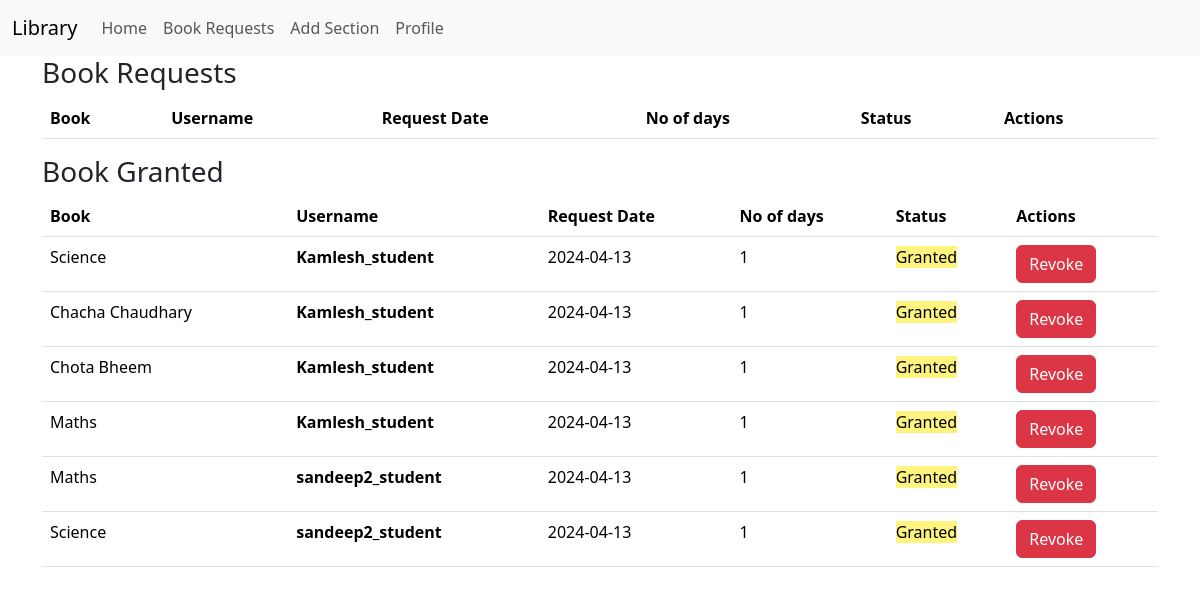
The app's page /see_requests (signed in) with its own data.
### models.py (models this page shows)
class BookRequest(db.Model):
    id = db.Column(db.Integer, primary_key=True)#
    user_id = db.Column(db.Integer, db.ForeignKey('user.id'), nullable=False)#
    book_id = db.Column(db.Integer, db.ForeignKey('book.id'), nullable=False)#
    request_date = db.Column(db.DateTime,default=datetime.utcnow)#
    requested_day=db.Column(db.Integer)#
    status=db.Column(db.String(30),default='Pending')#
    issued_date = db.Column(db.DateTime)
    return_date = db.Column(db.DateTime) # no need
    access_expiry = db.Column(db.DateTime)
    user = db.relationship('User', backref='bookrequest', lazy=True)

class Book(db.Model):
    id = db.Column(db.Integer, primary_key=True)#
    name = db.Column(db.String(64), nullable=False)#
    content = db.Column(db.Text)#
    authors = db.Column(db.String(255))#
    book_upload_date = db.Column(db.Date,default=datetime.utcnow)#
    book_rating = db.Column(db.Float)
    section_id = db.Column(db.Integer, db.ForeignKey('section.id'), nullable=False)#
    bookrequest = db.relationship('BookRequest', backref='book', lazy=True, cascade='all, delete-orphan')#
    feedback_records = db.relationship('Feedback', backref='', lazy=True, cascade='all, delete-orphan')

class User(db.Model):
    id = db.Column(db.Integer, primary_key=True)#
    username = db.Column(db.String(32), unique=True, nullable=False)#
    passhash = db.Column(db.String(256), nullable=False)#
    name = db.Column(db.String(64), nullable=False)#
    is_librarian = db.Column(db.Boolean, nullable=False, default=False)#

### routes.py (the view)
@app.route('/see_requests')
@librarian_required
def see_requests():
    requests = BookRequest.query.all()
    user_id = session.get('user_id')
    user = User.query.get(user_id)
    return render_template('see_req.html', requests=requests ,user = user)

### routes.py (called while the page is built)
def librarian_required(func):
    @wraps(func)
    def inner(*args, **kwargs):
        if 'user_id' not in session:
            flash('Please login to continue')
            return redirect(url_for('login'))
        user = User.query.get(session['user_id'])
        if not user.is_librarian:
            flash('You are not authorized to access this page')
            return redirect(url_for('index'))
        return func(*args, **kwargs)
    return inner

### templates/see_req.html (shortened to what this page needs)
{% extends 'layout.html' %}
{% block content %}
<h3>Book Requests</h3>
<table class="table">
    <thead>
        <tr>
            <th>Book</th>
            <th>Username</th>
            <th>Request Date</th>
            <th>No of days</th>
            <th>Status</th>
            <th>Actions</th>
        </tr>
    </thead>
</table>
<h3>Book Granted</h3>
<table class="table">
    <thead>
        <tr>
            <th>Book</th>
            <th>Username</th>
            <th>Request Date</th>
            <th>No of days</th>
            <th>Status</th>
            <th>Actions</th>
        </tr>
    </thead>
    <tbody>
        {% for request in requests %}
        {% if request.status == 'Granted' %}
        <tr>
            <td>{{ request.book.name }}</td>
            <th>{{request.user.username}}</th>
            <td>{{ request.issued_date.strftime('%Y-%m-%d')}}</td>
            <td>{{ request.requested_day }}</td>
            <td>
                <span style="background-color: rgb(255, 244, 127);">{{request.status}}</span></td>
            <td>
                <div class="btn-group">
                    <form action="{{ url_for('process_request', request_id=request.id, action='reject') }}" method="post">
                        <button type="submit" class="btn btn-danger">Revoke</button>
                    </form>
                </div>
            </td>
        </tr>
        {% endif %}
        {% endfor %}
    </tbody>
</table>
{% endblock %}

### records on screen
BookRequest: book.name "Science", user.username "Kamlesh_student", issued_date "2024-04-13", requested_day "1", status "Granted"
BookRequest: book.name "Chacha Chaudhary", user.username "Kamlesh_student", issued_date "2024-04-13", requested_day "1", status "Granted"
BookRequest: book.name "Chota Bheem", user.username "Kamlesh_student", issued_date "2024-04-13", requested_day "1", status "Granted"
BookRequest: book.name "Maths", user.username "Kamlesh_student", issued_date "2024-04-13", requested_day "1", status "Granted"
BookRequest: book.name "Maths", user.username "sandeep2_student", issued_date "2024-04-13", requested_day "1", status "Granted"
BookRequest: book.name "Science", user.username "sandeep2_student", issued_date "2024-04-13", requested_day "1", status "Granted"
